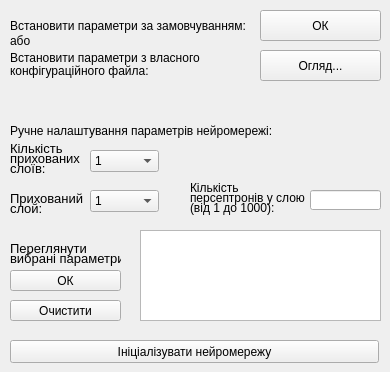
    <widget class="QWidget" name="tab">
     <attribute name="title">
      <string>Налаштування</string>
     </attribute>
     <widget class="QLabel" name="label">
      <property name="geometry">
       <rect>
        <x>10</x>
        <y>140</y>
        <width>91</width>
        <height>16</height>
       </rect>
      </property>
      <property name="font">
       <font>
        <pointsize>10</pointsize>
       </font>
      </property>
      <property name="text">
       <string>Кількість </string>
      </property>
     </widget>
     <widget class="QComboBox" name="comboBox">
      <property name="geometry">
       <rect>
        <x>90</x>
        <y>150</y>
        <width>69</width>
        <height>22</height>
       </rect>
      </property>
      <item>
       <property name="text">
        <string>1</string>
       </property>
      </item>
      <item>
       <property name="text">
        <string>2</string>
       </property>
      </item>
      <item>
       <property name="text">
        <string>3</string>
       </property>
      </item>
      <item>
       <property name="text">
        <string>4</string>
       </property>
      </item>
      <item>
       <property name="text">
        <string>5</string>
       </property>
      </item>
      <item>
       <property name="text">
        <string>6</string>
       </property>
      </item>
      <item>
       <property name="text">
        <string>7</string>
       </property>
      </item>
      <item>
       <property name="text">
        <string>8</string>
       </property>
      </item>
      <item>
       <property name="text">
        <string>9</string>
       </property>
      </item>
      <item>
       <property name="text">
        <string>10</string>
       </property>
      </item>
     </widget>
     <widget class="QLabel" name="label_2">
      <property name="geometry">
       <rect>
        <x>10</x>
        <y>150</y>
        <width>91</width>
        <height>16</height>
       </rect>
      </property>
      <property name="font">
       <font>
        <pointsize>10</pointsize>
       </font>
      </property>
      <property name="text">
       <string>прихованих</string>
      </property>
     </widget>
     <widget class="QLabel" name="label_3">
      <property name="geometry">
       <rect>
        <x>10</x>
        <y>160</y>
        <width>91</width>
        <height>16</height>
       </rect>
      </property>
      <property name="font">
       <font>
        <pointsize>10</pointsize>
       </font>
      </property>
      <property name="text">
       <string>слоїв:</string>
      </property>
     </widget>
     <widget class="QLabel" name="label_4">
      <property name="geometry">
       <rect>
        <x>190</x>
        <y>180</y>
        <width>111</width>
        <height>16</height>
       </rect>
      </property>
      <property name="font">
       <font>
        <pointsize>9</pointsize>
       </font>
      </property>
      <property name="text">
       <string>Кількість</string>
      </property>
     </widget>
     <widget class="QLabel" name="label_5">
      <property name="geometry">
       <rect>
        <x>190</x>
        <y>190</y>
        <width>121</width>
        <height>16</height>
       </rect>
      </property>
      <property name="font">
       <font>
        <pointsize>9</pointsize>
       </font>
      </property>
      <property name="text">
       <string>персептронів у слою</string>
      </property>
     </widget>
     <widget class="QLabel" name="label_6">
      <property name="geometry">
       <rect>
        <x>190</x>
        <y>200</y>
        <width>131</width>
        <height>16</height>
       </rect>
      </property>
      <property name="font">
       <font>
        <pointsize>9</pointsize>
       </font>
      </property>
      <property name="text">
       <string>(від 1 до 1000):</string>
      </property>
     </widget>
     <widget class="QLineEdit" name="lineEdit_3">
      <property name="geometry">
       <rect>
        <x>310</x>
        <y>190</y>
        <width>71</width>
        <height>20</height>
       </rect>
      </property>
     </widget>
     <widget class="QLabel" name="label_7">
      <property name="geometry">
       <rect>
        <x>10</x>
        <y>200</y>
        <width>91</width>
        <height>16</height>
       </rect>
      </property>
      <property name="font">
       <font>
        <pointsize>10</pointsize>
       </font>
      </property>
      <property name="text">
       <string>слой:</string>
      </property>
     </widget>
     <widget class="QLabel" name="label_8">
      <property name="geometry">
       <rect>
        <x>10</x>
        <y>190</y>
        <width>91</width>
        <height>16</height>
       </rect>
      </property>
      <property name="font">
       <font>
        <pointsize>10</pointsize>
       </font>
      </property>
      <property name="text">
       <string>Прихований</string>
      </property>
     </widget>
     <widget class="QComboBox" name="comboBox_2">
      <property name="geometry">
       <rect>
        <x>90</x>
        <y>190</y>
        <width>69</width>
        <height>22</height>
       </rect>
      </property>
      <item>
       <property name="text">
        <string>1</string>
       </property>
      </item>
     </widget>
     <widget class="QLabel" name="label_9">
      <property name="geometry">
       <rect>
        <x>10</x>
        <y>10</y>
        <width>251</width>
        <height>31</height>
       </rect>
      </property>
      <property name="font">
       <font>
        <pointsize>9</pointsize>
       </font>
      </property>
      <property name="text">
       <string>Встановити параметри за замовчуванням:</string>
      </property>
     </widget>
     <widget class="QPushButton" name="pushButton_4">
      <property name="geometry">
       <rect>
        <x>260</x>
        <y>10</y>
        <width>121</width>
        <height>31</height>
       </rect>
      </property>
      <property name="text">
       <string>ОК</string>
      </property>
     </widget>
     <widget class="QLabel" name="label_10">
      <property name="geometry">
       <rect>
        <x>10</x>
        <y>30</y>
        <width>251</width>
        <height>21</height>
       </rect>
      </property>
      <property name="font">
       <font>
        <pointsize>9</pointsize>
       </font>
      </property>
      <property name="text">
       <string>або</string>
      </property>
     </widget>
     <widget class="QLabel" name="label_11">
      <property name="geometry">
       <rect>
        <x>10</x>
        <y>50</y>
        <width>251</width>
        <height>16</height>
       </rect>
      </property>
      <property name="font">
       <font>
        <pointsize>9</pointsize>
       </font>
      </property>
      <property name="text">
       <string>Встановити параметри з власного</string>
      </property>
     </widget>
     <widget class="QLabel" name="label_12">
      <property name="geometry">
       <rect>
        <x>10</x>
        <y>60</y>
        <width>251</width>
        <height>21</height>
       </rect>
      </property>
      <property name="font">
       <font>
        <pointsize>9</pointsize>
       </font>
      </property>
      <property name="text">
       <string>конфігураційного файла:</string>
      </property>
     </widget>
     <widget class="QPushButton" name="pushButton_5">
      <property name="geometry">
       <rect>
        <x>260</x>
        <y>50</y>
        <width>121</width>
        <height>31</height>
       </rect>
      </property>
      <property name="text">
       <string>Огляд...</string>
      </property>
     </widget>
     <widget class="QLabel" name="label_13">
      <property name="geometry">
       <rect>
        <x>10</x>
        <y>120</y>
        <width>361</width>
        <height>21</height>
       </rect>
      </property>
      <property name="font">
       <font>
        <pointsize>9</pointsize>
       </font>
      </property>
      <property name="text">
       <string>Ручне налаштування параметрів нейромережі:</string>
      </property>
     </widget>
     <widget class="QLabel" name="label_14">
      <property name="geometry">
       <rect>
        <x>10</x>
        <y>240</y>
        <width>101</width>
        <height>16</height>
       </rect>
      </property>
      <property name="font">
       <font>
        <pointsize>10</pointsize>
       </font>
      </property>
      <property name="text">
       <string>Переглянути </string>
      </property>
     </widget>
     <widget class="QLabel" name="label_15">
      <property name="geometry">
       <rect>
        <x>10</x>
        <y>250</y>
        <width>111</width>
        <height>16</height>
       </rect>
      </property>
      <property name="font">
       <font>
        <pointsize>10</pointsize>
       </font>
      </property>
      <property name="text">
       <string>вибрані параметри</string>
      </property>
     </widget>
     <widget class="QPushButton" name="pushButton_7">
      <property name="geometry">
       <rect>
        <x>10</x>
        <y>270</y>
        <width>111</width>
        <height>21</height>
       </rect>
      </property>
      <property name="text">
       <string>ОК</string>
      </property>
     </widget>
     <widget class="QPushButton" name="pushButton_8">
      <property name="geometry">
       <rect>
        <x>10</x>
        <y>300</y>
        <width>111</width>
        <height>21</height>
       </rect>
      </property>
      <property name="text">
       <string>Очистити</string>
      </property>
     </widget>
     <widget class="QListWidget" name="listWidget">
      <property name="geometry">
       <rect>
        <x>140</x>
        <y>230</y>
        <width>241</width>
        <height>91</height>
       </rect>
      </property>
     </widget>
     <widget class="QPushButton" name="pushButton_6">
      <property name="geometry">
       <rect>
        <x>10</x>
        <y>340</y>
        <width>369</width>
        <height>23</height>
       </rect>
      </property>
      <property name="text">
       <string>Ініціалізувати нейромережу</string>
      </property>
     </widget>
    </widget>
